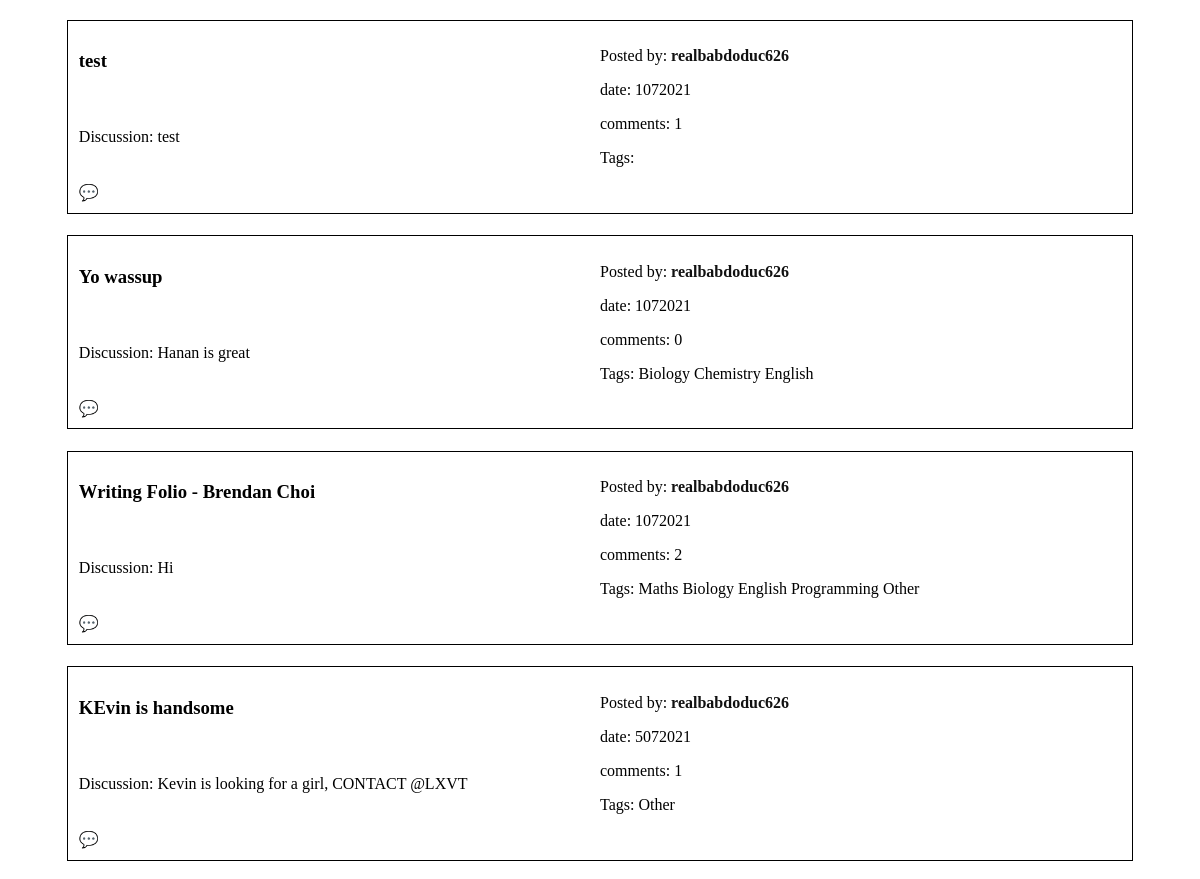
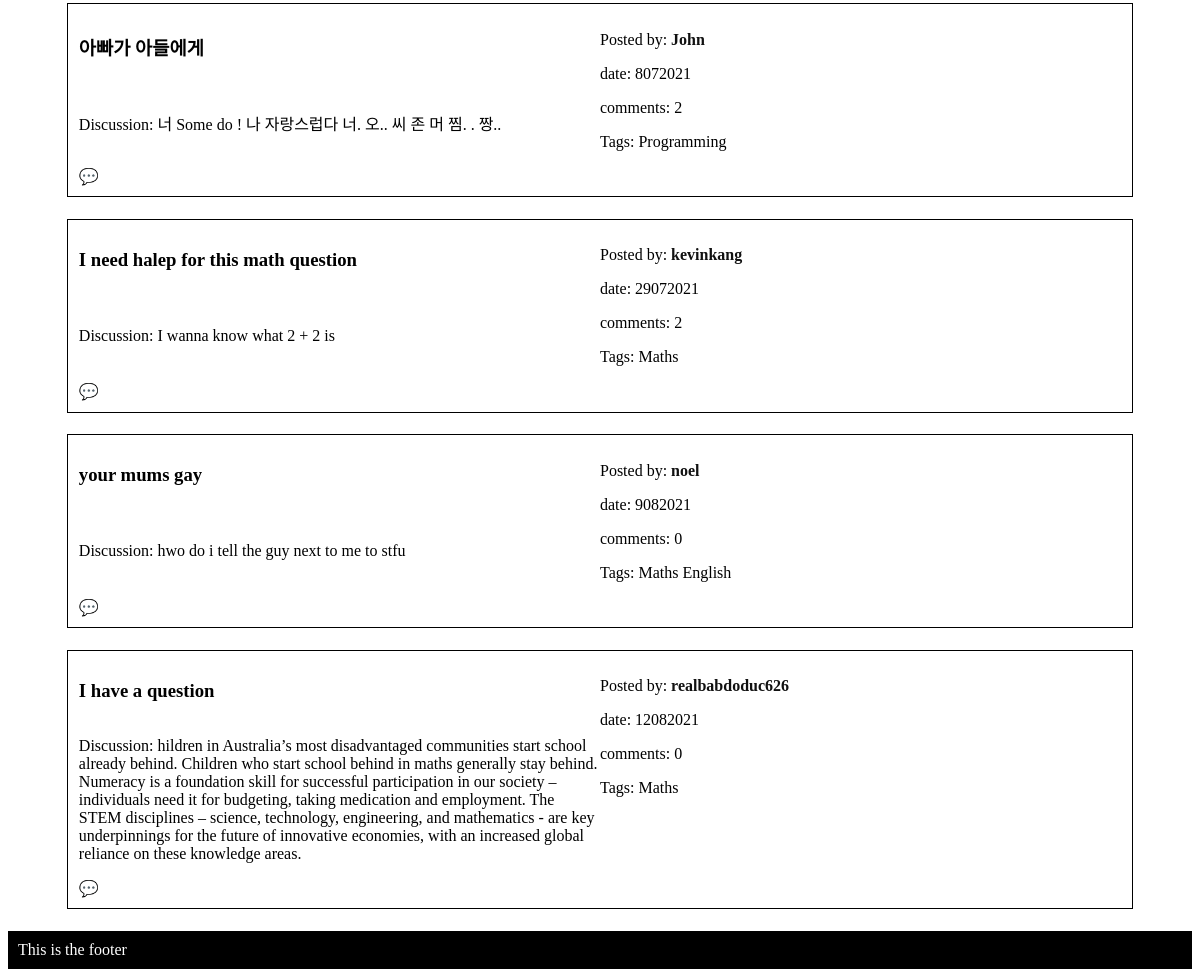
Before: / (lower part) with the older database file (2 pictures, top to bottom).
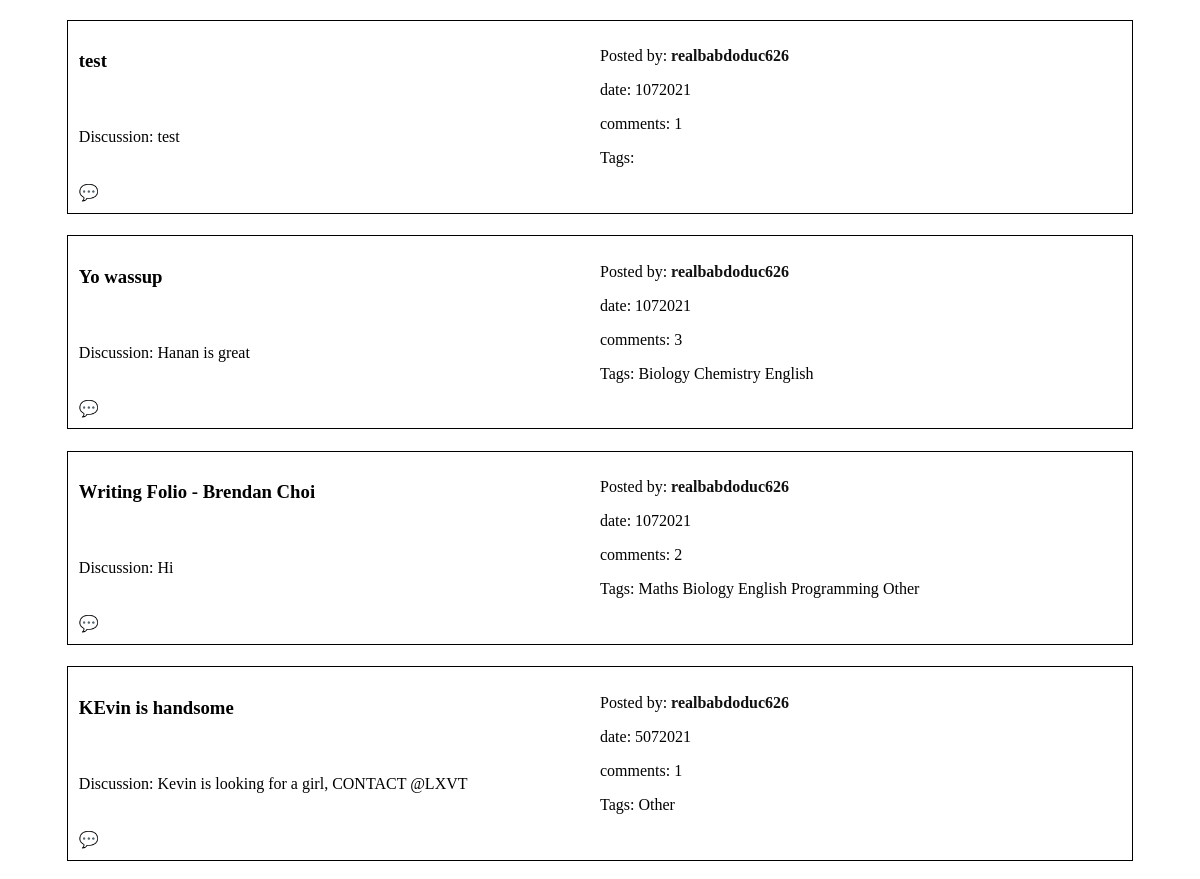
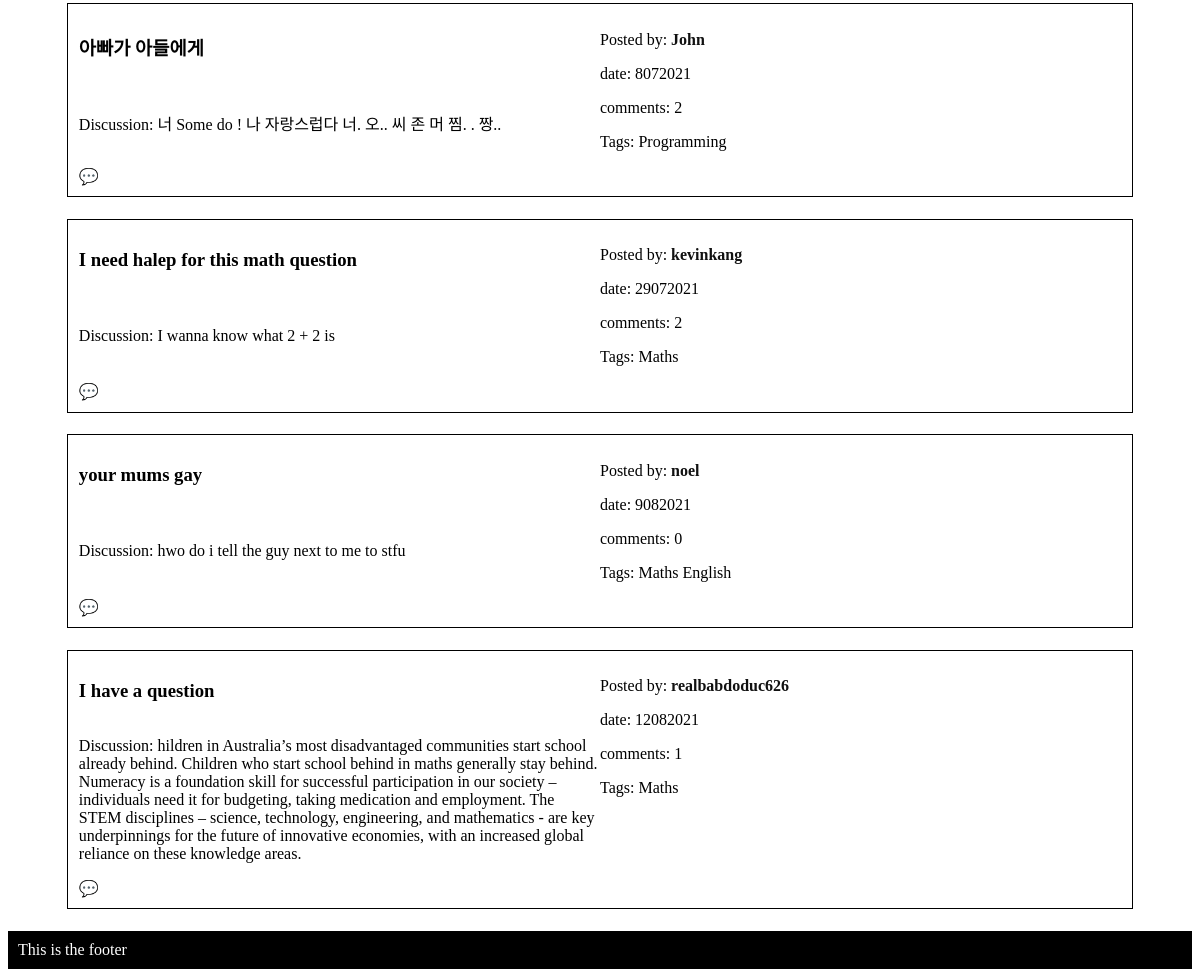
After: the same page with the newer database file (2 pictures, top to bottom).
### models.py (models this page shows)
class Post(db.Model):
    __tablename__ = 'Post'
    id = db.Column(db.Integer, primary_key=True)
    title = db.Column(db.Text)
    discussion = db.Column(db.Text)
    date = db.Column(db.Integer)
    comments = db.Column(db.Integer)
    user_id = db.Column(db.Integer, db.ForeignKey('User.id'))
    post_user = db.relationship('User', back_populates='user_post')
    replies_post = db.relationship('Reply', secondary=PostReply, back_populates='posts_reply')
    categories_post = db.relationship('Category', secondary=PostCategory, back_populates='posts_category')
    notifications_post = db.relationship('Notification', back_populates='posts_notification')
    posts = db.relationship('Comment', back_populates='user')

class User(db.Model):
    __tablename__ = 'User'
    id = db.Column(db.Integer, primary_key=True)
    username = db.Column(db.Text)
    email = db.Column(db.Text)
    password = db.Column(db.Text)
    user_post = db.relationship('Post', back_populates='post_user')
    notifications_user = db.relationship('Notification', back_populates='users_notification')
    users = db.relationship('Comment', back_populates='post')

### main.py (the view)
@app.route('/', methods=['GET', 'POST'])
def home():
    post = models.Post.query.all()
    return render_template('home.html', posts=post, title='home')

### main.py (called while the page is built)
@app.before_request
def before_request():
    g.logged_in_user = None
    if 'logged_in_user' in session:
        g.logged_in_user = session['logged_in_user']

### templates/home.html (shortened to what this page needs)
{% extends 'layout.html' %}
{% block content %}
<main>
{% for post in posts %}
<div class="grid_container">
<h3 class="title">{{ post.title }}</h3>
<p class="discussion">Discussion: {{ post.discussion }}</p>
<div class="other_information">
<p>Posted by: <a class="name" href="/profile/{{post.post_user.id}}"><strong>{{ post.post_user.username }}</strong></a></p>
<p>date: {{ post.date }}
<p>comments: {{ post.comments }}</p>
<p class="tags">Tags: {% for catego in post.categories_post %}
    {{catego.topic}}
    {% endfor %}
</p>
</div class="comment_button">
{% if g.logged_in_user %}
    <a href="/comment/{{post.id}}">💬</a>
{% else %}
    <a href="/user">💬</a>
{% endif %}
</div>
{% endfor %}
</main>
{% endblock %}

Changed rows visible on the page:
changed Post "Yo wassup": comments "0" → "3"
changed Post "I have a question": comments "0" → "1"
